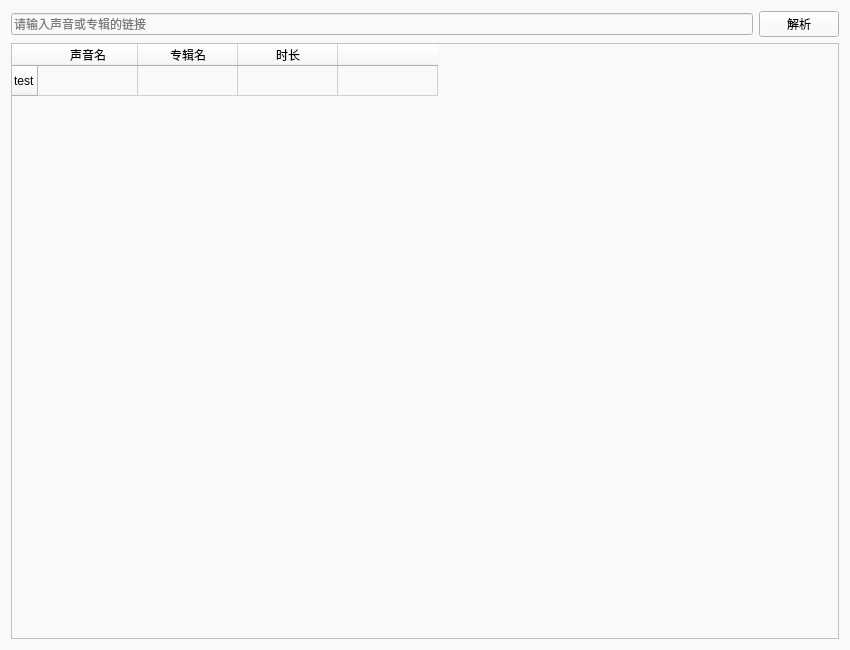
<?xml version="1.0" encoding="UTF-8"?>
<ui version="4.0">
 <class>frontPageFrame</class>
 <widget class="QFrame" name="frontPageFrame">
  <property name="geometry">
   <rect>
    <x>0</x>
    <y>0</y>
    <width>850</width>
    <height>650</height>
   </rect>
  </property>
  <property name="windowTitle">
   <string>Frame</string>
  </property>
  <property name="styleSheet">
   <string notr="true">background-color: rgb(249, 249, 249);</string>
  </property>
  <layout class="QVBoxLayout" name="verticalLayout">
   <item>
    <layout class="QHBoxLayout" name="horizontalLayout">
     <item>
      <widget class="LineEdit" name="LineEdit">
       <property name="whatsThis">
        <string/>
       </property>
       <property name="placeholderText">
        <string>请输入声音或专辑的链接</string>
       </property>
      </widget>
     </item>
     <item>
      <widget class="PushButton" name="PushButton">
       <property name="text">
        <string>解析</string>
       </property>
      </widget>
     </item>
    </layout>
   </item>
   <item>
    <widget class="TableWidget" name="TableWidget">
     <row>
      <property name="text">
       <string>test</string>
      </property>
     </row>
     <column>
      <property name="text">
       <string>声音名</string>
      </property>
     </column>
     <column>
      <property name="text">
       <string>专辑名</string>
      </property>
     </column>
     <column>
      <property name="text">
       <string>时长</string>
      </property>
     </column>
     <column>
      <property name="text">
       <string/>
      </property>
     </column>
     <item row="0" column="0">
      <property name="text">
       <string/>
      </property>
     </item>
    </widget>
   </item>
  </layout>
 </widget>
 <customwidgets>
  <customwidget>
   <class>PushButton</class>
   <extends>QPushButton</extends>
   <header>qfluentwidgets</header>
  </customwidget>
  <customwidget>
   <class>LineEdit</class>
   <extends>QLineEdit</extends>
   <header>qfluentwidgets</header>
  </customwidget>
  <customwidget>
   <class>TableWidget</class>
   <extends>QTableWidget</extends>
   <header>qfluentwidgets</header>
  </customwidget>
 </customwidgets>
 <resources/>
 <connections/>
</ui>
